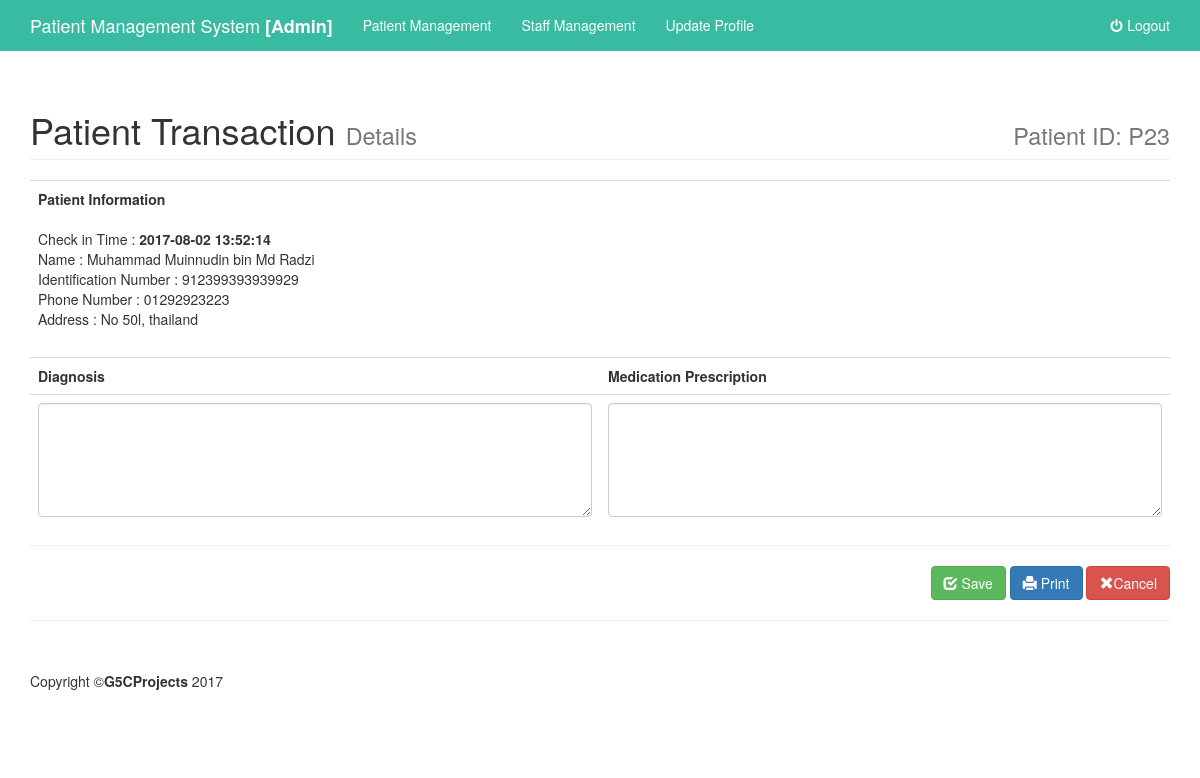
Page /admin/view.php?id=23 on the earlier database version.
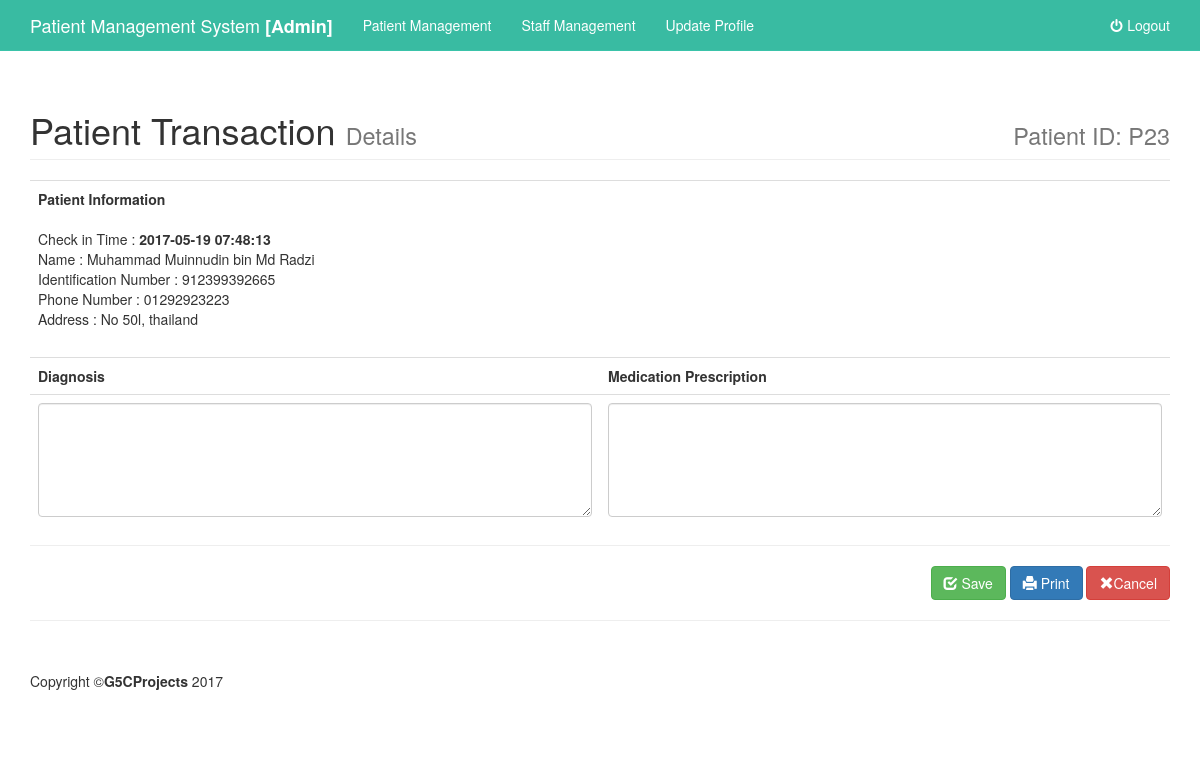
Same page on the later database version.
### tables this page shows
CREATE TABLE `diagnosis` (
  `diagnosisID` int(50) NOT NULL,
  `patientID` int(50) NOT NULL,
  `staffID` int(50) NOT NULL,
  `content` text NOT NULL,
  `medication` text NOT NULL,
  `checkin` timestamp NOT NULL DEFAULT CURRENT_TIMESTAMP ON UPDATE CURRENT_TIMESTAMP,
  `statusID` int(10) NOT NULL
);

CREATE TABLE `patient` (
  `patientID` int(50) NOT NULL,
  `patientName` varchar(50) NOT NULL,
  `patientIc` varchar(15) NOT NULL,
  `patientAddress` varchar(50) NOT NULL,
  `patientPhoneNumber` varchar(13) NOT NULL
);

### admin/view.php (the view, shortened to what this page needs)
 <?php
include '../include/db.php';
$transid = $_GET["id"];
if (!isset($_GET["id"])) {
  echo '<meta http-equiv="refresh" content="0;url=../admin/patient.php">';
}else  {
   $query3="SELECT distinct d.diagnosisID as did,d.content as content,d.medication as med, d.checkin as checkin,p.patientName as name ,p.patientPhoneNumber as notel, p.patientIc as ic,p.patientAddress as address FROM diagnosis d join patient p on d.patientID = p.patientID WHERE d.diagnosisID = '$transid'";
	$result3 =mysqli_query($connect,$query3);
	$count = mysqli_num_rows($result3); }?>
   <?php include "include/header.php"; ?>
    <div class="container">
        <div class="row">
                    <div class="col-lg-12">
                        <h1 class="page-header">
                            Patient Transaction <small>Details</small>
                            <div class="pull-right"><small>Patient ID: P<?php echo $transid;?></small></div>
                        </h1>
                    </div>
                </div>
        <div class="row">
            <div class="col-lg-12">
                    <form method = "POST" action ="updateq.php">
                    <table class = "table">
                        <tr>
                            <?php while($row2 = mysqli_fetch_assoc($result3)){
                            ?>
                            <td class = "col-md-6" colspan="2">
                            <Strong>Patient Information</Strong></br></br>
                                Check in Time :   <Strong><?php echo $row2['checkin']; ?></Strong></br>
                                Name : <?php echo $row2['name']; ?></br>
                                Identification Number : <?php echo $row2['ic']; ?></br>
                                Phone Number : <?php echo $row2['notel']; ?></br>
                                Address : <?php echo $row2['address']; ?></br>
                                </td>
                        </tr>
                        <tr>
                            <th >Diagnosis</th>
                            <th >Medication Prescription</th>
                        </tr>
                        <tr>
                            <td><textarea class="form-control ckeditor" cols = "77" name= "content" rows="5"><?php echo $row2['content']; ?></textarea></td>
                            <td><textarea class="form-control ckeditor"  cols = "77" name ="med" rows="5"><?php echo $row2['med']; ?></textarea></td>
                        </tr>
            <?php  }  ?>
                    </table>
                <hr>
                <div class="pull-right">
                     <button type ="submit" class ="btn btn-success" ><span class="glyphicon glyphicon-check" aria-hidden="true"></span> Save</button>
                    <a  target="_blank"  class = "btn btn-primary" href="print.php?id=<?php echo $transid;?>"><span class="glyphicon glyphicon-print" aria-hidden="true"></span> Print</a>
                    <a  class = "btn btn-danger" href="#" onclick="window.history.go(-1);" ><span class="glyphicon glyphicon-remove" aria-hidden="true"></span>Cancel</a>
                </div>
                 </form>
                </div>
        </div>
</div>
    <?php include "include/footer.php"; ?>

Differences in the rows shown:
changed diagnosis "Muhammad Muinnudin bin Md Radzi": checkin "2017-08-02 13:52:14" → "2017-05-19 07:48:13"; patientID.patientIc "912399393939929" → "912399392665"
